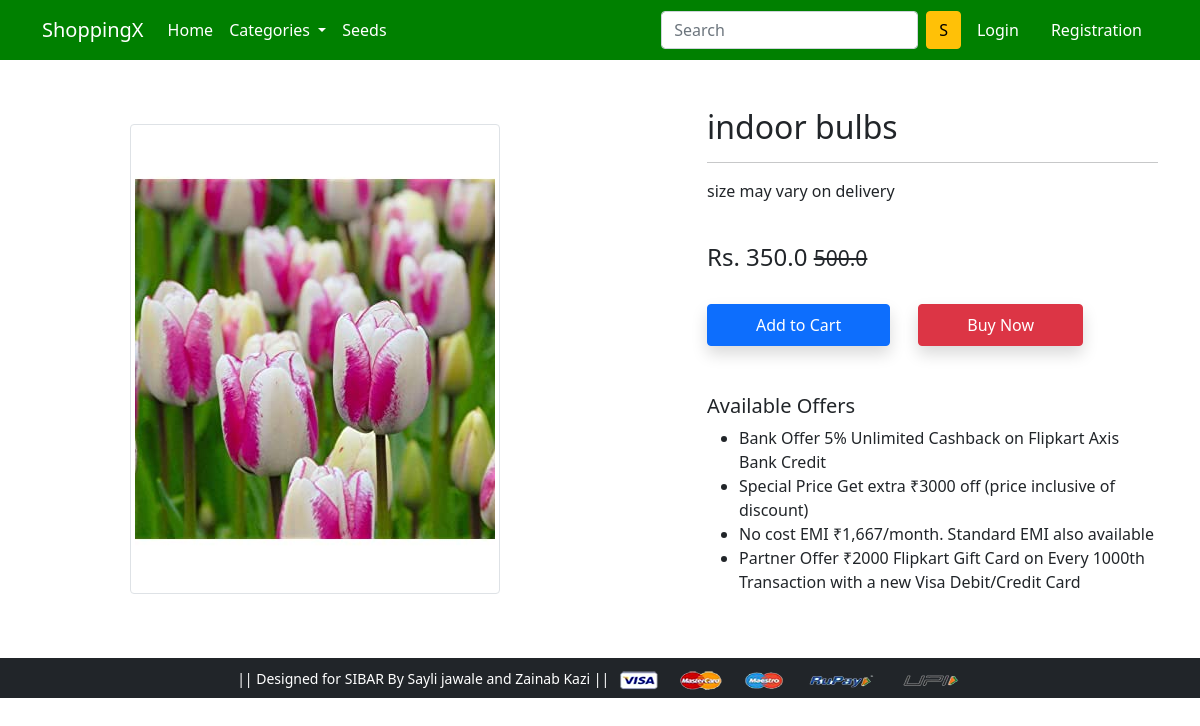
Page /product-detail/22/ on the committed database.
### app/models.py (models this page shows, shortened)
class Product(models.Model):
 title = models.CharField(max_length=100)
 selling_price = models.FloatField()
 discounted_price = models.FloatField()
 description = models.TextField()
 brand = models.CharField(max_length=100)
 category = models.CharField( choices=CATEGORY_CHOICES, max_length=2)
 product_image = models.ImageField(upload_to='productimg')

### app/views.py (the view)
# urls.py: path('product-detail/<int:pk>/', views.ProductDetailView.as_view(), name='product-detail'),
class ProductDetailView(View):
	def get(self, request, pk):
		totalitem = 0
		product = Product.objects.get(pk=pk)
		print(product.id)
		item_already_in_cart=False
		if request.user.is_authenticated:
			totalitem = len(Cart.objects.filter(user=request.user))
			item_already_in_cart = Cart.objects.filter(Q(product=product.id) & Q(user=request.user)).exists()
		return render(request, 'app/productdetail.html', {'product':product, 'item_already_in_cart':item_already_in_cart, 'totalitem':totalitem})

### app/templates/app/productdetail.html (shortened to what this page needs)
{% extends 'app/base.html' %}
{% load static %}
{% block main-content %}
<div class="container my-5">
 <div class="row">
  <div class="col-sm-6 text-center align-self-center">
   <img src="{{product.product_image.url}}" alt="" class="img-fluid img-thumbnail">
  </div>
  <div class="col-sm-5 offset-sm-1">
   <h2>{{product.title}}</h2>
   <hr>
   <p>{{product.description}}</p> <br>
   <h4>Rs. {{product.discounted_price}} <small class="fw-light text-decoration-line-through">{{product.selling_price}}</small></h4> <br>
   {% if not request.user.is_authenticated %}
     <form action="/add-to-cart" class="d-inline">
      <button type="submit" class="btn btn-primary shadow px-5 py-2">Add to Cart</button>
     </form>
   {% endif %}
   <a href="{% url 'checkout' %}" class="btn btn-danger shadow px-5 py-2 ms-4">Buy Now</a>
   <h5 class="mt-5">Available Offers</h5>
   <ul>
    <li>Bank Offer 5% Unlimited Cashback on Flipkart Axis Bank Credit</li>
    <li>Special Price Get extra ₹3000 off (price inclusive of discount)</li>
    <li>No cost EMI ₹1,667/month. Standard EMI also available</li>
    <li>Partner Offer ₹2000 Flipkart Gift Card on Every 1000th Transaction with a new Visa Debit/Credit Card</li>
   </ul>
  </div>
 </div>
</div>
{% endblock main-content %}

### rows in the picture
Product: product_image (picture), title "indoor bulbs", description "size may vary on delivery", discounted_price "350.0", selling_price "500.0"
